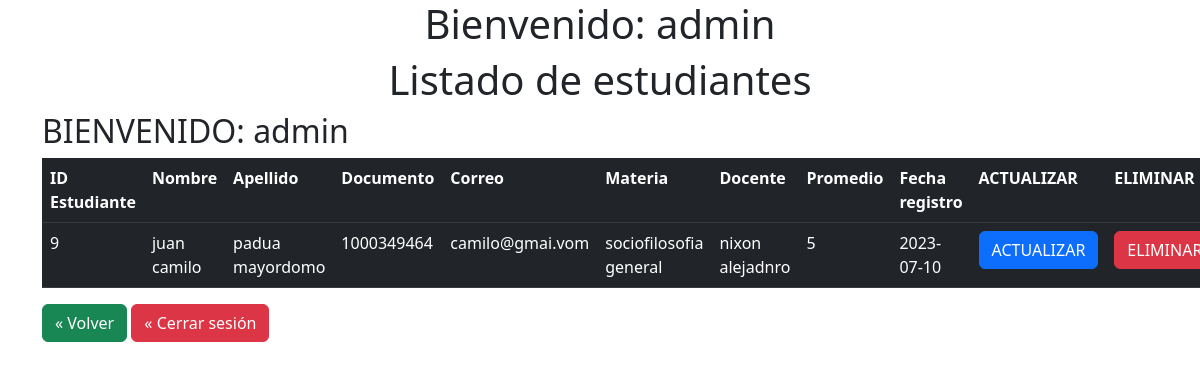
/Estudiantes/pages/index.php (signed in), run on the app's committed database.
### tables this page shows
CREATE TABLE `estudiantes` (
  `id_estudiante` int(11) NOT NULL,
  `Nombreestu` varchar(60) NOT NULL,
  `Apellidoestu` varchar(60) NOT NULL,
  `Documentoestu` varchar(12) NOT NULL,
  `Correoestu` varchar(60) NOT NULL,
  `Materia` varchar(30) NOT NULL,
  `Docente` varchar(30) NOT NULL,
  `Promedio` int(11) NOT NULL,
  `Fecha_registro` date DEFAULT NULL
);

### Conexion.php (called while the page is built, shortened)
<?php
class Conexion{
    private $drive = "mysql";
    private $host = "localhost";
    private $dbname = "notas2023";
    private $user = "root";
    private $password = "";
    public function __construct(){
        try{
            $db = new PDO("{$this->drive}:host={$this->host};dbname={$this->dbname}",$this->user, $this->password);
            $db->setAttribute(PDO::ATTR_ERRMODE,PDO::ERRMODE_EXCEPTION);
            return $db;
        }catch(PDOException $e){
            echo "Ha surgido algun error: Detalle: ".$e->getMessage();
        }
    }
}
?>

### Estudiantes/models/estudiantes.php (called while the page is built, shortened)
<?php
include_once('../../Conexion.php');
class Estudiantes extends Conexion{
    public function __construct(){
        $this->db = parent::__construct();
    }
    public function getest(){
        $row =null;
        $statement=$this->db->prepare("SELECT * FROM estudiantes");
        $statement->execute();
        while($result=$statement->fetch()){
            $row[]=$result;
        }
        return $row;
    }
}
?>

### Estudiantes/pages/index.php (the view, shortened to what this page needs)
<!DOCTYPE html>
<html lang="es">
<head>
    <link href="https://cdn.jsdelivr.net/npm/bootstrap@5.3.0/dist/css/bootstrap.min.css" rel="stylesheet"
>
</head>
<body>
    <div class="container">
    <h1 class="text-center">Bienvenido: <?php echo $_SESSION["usuario"]; ?></h1>
        <h1 style="text-align: center;">Listado de estudiantes </h1>
        <div col="col-auto-mt-5">
            <table class="table table-dark table-hover">
            <h2>BIENVENIDO: <?php echo $_SESSION["usuario"]; ?>
                <tr>
                    <th>ID Estudiante</th>
                    <th>Nombre </th>
                    <th>Apellido</th>
                    <th>Documento</th>
                    <th>Correo</th>
                    <th>Materia</th>
                    <th>Docente</th>
                    <th>Promedio</th>
                    <th>Fecha registro</th>
                    <th>ACTUALIZAR</th>
                    <th>ELIMINAR</th>
                </tr>
                <tbody>
                    <?php
                    require_once('../../Conexion.php');
                    require_once('../models/estudiantes.php');
                    $objeto = new Estudiantes();
                    $datos = $objeto->getest();
                    foreach ($datos as $datos) {
                        ?>
                        <tr>
                            <td>
                                <?php echo $datos['id_estudiante'] ?>
                            </td>
                            <td>
                                <?php echo $datos['Nombreestu'] ?>
                            </td>
                            <td>
                                <?php echo $datos['Apellidoestu'] ?>
                            </td>
                            <td>
                                <?php echo $datos['Documentoestu'] ?>
                            </td>
                            <td>
                                <?php echo $datos['Correoestu'] ?>
                            </td>
                            <td>
                                <?php echo $datos['Materia'] ?>
                            </td>
                            <td>
                                <?php echo $datos['Docente'] ?>
                            </td>
                            <td>
                                <?php echo $datos['Promedio'] ?>
                            </td>
                            <td>
                                <?php echo $datos['Fecha_registro'] ?>
                            </td>
                            <?php
                                if($_SESSION['rol']==='Docente'){
                            ?>
                            <td><a class="disabled" href="editar.php?Id=<?php echo $datos['id_estudiante'] ?>"
                                    ></a></td>
                            <td><a href="../controller/eliminarestudiante.php?Id=<?php echo $datos['id_estudiante'] ?>"
                                    ></a></td>
                            <?php
                                }else{
                            ?>
                            <td><a  href="editar.php?Id=<?php echo $datos['id_estudiante'] ?>"
                                    class="btn btn-primary ">ACTUALIZAR</a></td>
                            <td><a href="../controller/eliminarestudiante.php?Id=<?php echo $datos['id_estudiante'] ?>"
                                    class="btn btn-danger">ELIMINAR</a></td>
                        </tr>
                        <?php } ?>
                    <?php } ?>
                </tbody>
            </table>
        </div>
        <?php
            if($_SESSION['rol']==='Docente'){
        ?>
        <a href="../../iniciodoc.php" class="btn btn-success">« Volver</a>
        <?php
            }else{
        ?>
            <a href="../../inicio.php" class="btn btn-success">« Volver</a>
        <?php } ?>
        <a href="../../Usuarios/controller/salir.php" class="btn btn-danger">« Cerrar sesión</a>
    </div>
</body>
</html>

### data on the page
estudiantes: id_estudiante "9", Nombreestu "juan camilo", Apellidoestu "padua mayordomo", Documentoestu "1000349464", Correoestu "camilo@gmai.vom", Materia "sociofilosofia general", Docente "nixon alejadnro", Promedio "5", Fecha_registro "2023-07-10"

### other printed values
$_SESSION["usuario"] "admin"
